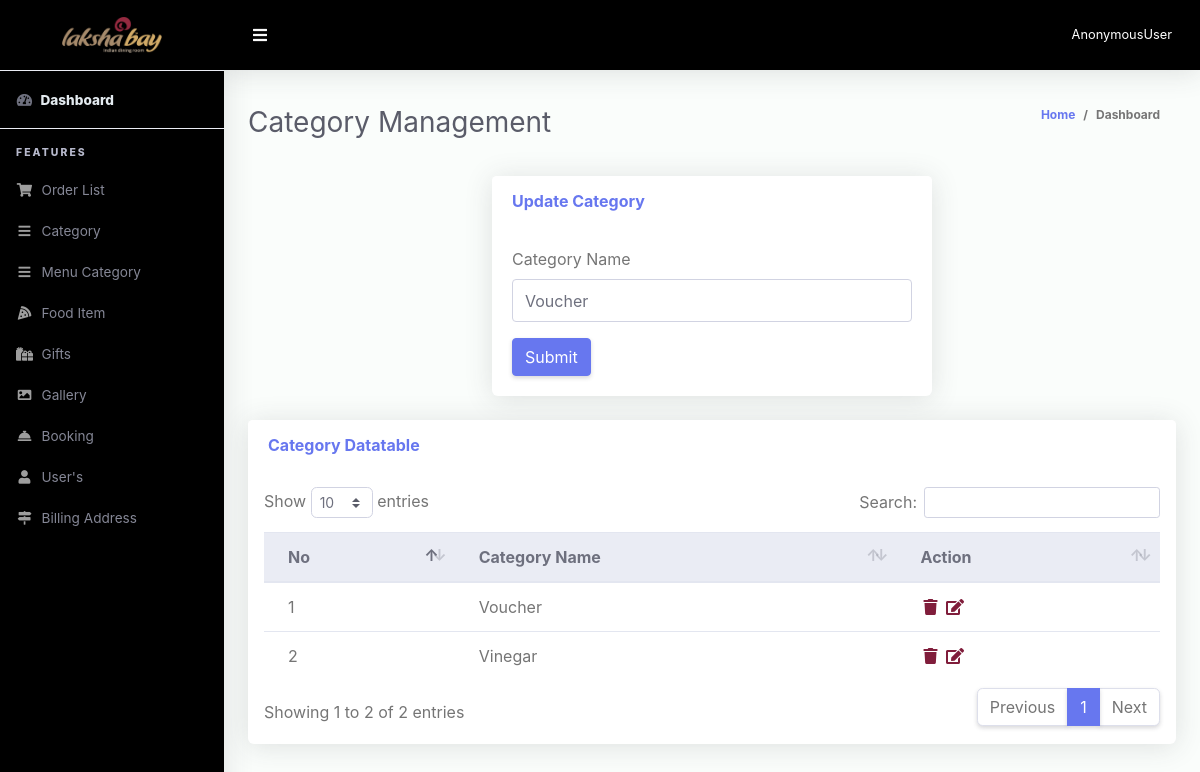
Page /superadmin/update/1 on the committed database.
### App_Lakshabay/models.py (models this page shows)
class category(models.Model):
    category_id = models.AutoField(primary_key=True)
    category_name = models.CharField(max_length=120, blank=False)
    def __str__(self):
        return self.category_name
    class Meta:
        verbose_name = _("Category")
        verbose_name_plural = _("Categories")

### App_Superadmin/views.py (the view)
# urls.py: path('update/<int:id>', views.CatUpdateView, name="category_update"),
def CatUpdateView(request, id):
    cat = category.objects.all()
    select_cat = category.objects.get(category_id=id)
    if request.method == "POST":
        cat_n = request.POST.get('cat_name')
        select_cat.category_name = cat_n
        select_cat.save()
        messages.success(request, 'Category succesfully updated', extra_tags="cat_add")
        return redirect('App_Superadmin:category')
    context = {
        'catego': cat,
        'select_cat': select_cat,
    }
    return render(request, 'App_Superadmin/updatecategoryview.html', context)

### templates/App_Superadmin/updatecategoryview.html (shortened to what this page needs)
{% extends 'App_Superadmin/base.html' %}
{% load static %}
{% block content %}
 <div class="container-fluid" id="container-wrapper">
          <div class="d-sm-flex align-items-center justify-content-between mb-4">
            <h1 class="h3 mb-0 text-gray-800">Category Management</h1>
            <ol class="breadcrumb">
              <li class="breadcrumb-item"><a href="{% url 'App_Lakshabay:index' %}">Home</a></li>
              <li class="breadcrumb-item active" aria-current="page">Dashboard</li>
            </ol>
          </div>
            <div class="col-lg-6 m-0 m-auto">
              <div class="card mb-4">
                <div class="card-header py-3 d-flex flex-row align-items-center justify-content-between">
                  <h6 class="m-0 font-weight-bold text-primary">Update Category</h6>
                </div>
                <div class="card-body">
                  <form method="post">{% csrf_token %}
                      <div class="form-group">
                          <label for="exampleInputEmail1">Category Name</label>
                          <input type="text" class="form-control" name="cat_name" value="{{ select_cat.category_name }}" required>
                    </div>
                    <button type="submit" class="btn btn-primary">Submit</button>
                  </form>
                </div>
              </div>
            </div>
          <div class="row mb-3">
          <div class="col-lg-12">
              <div class="card mb-4">
                <div class="card-header py-3 d-flex flex-row align-items-center justify-content-between">
                  <h6 class="m-0 font-weight-bold text-primary">Category Datatable</h6>
                </div>
                <div class="table-responsive p-3">
                  <table class="table align-items-center table-flush table-hover" id="dataTableHover">
                    <thead class="thead-light">
                      <tr>
                        <th>No</th>
                        <th>Category Name</th>
                        <th>Action</th>
                      </tr>
                    </thead>
                    <tbody>
                    {% for c in catego %}
                      <tr>
                        <td>{{ forloop.counter }}</td>
                        <td>{{ c }}</td>
                        <td>
                            <a href="{% url 'App_Superadmin:category_delete' c.category_id %}"  onclick="return confirm('Are you sure you want to delete this item?');">
                                <i class="fas fa-fw fa-trash" style="color: #801d3b;"></i>
                            </a>
                            <a href=""><i class="fas fa-fw fa-edit" style="color: #801d3b;"></i></a>
                        </td>
                      </tr>
                     {% endfor %}
                    </tbody>
                  </table>
                </div>
              </div>
            </div>
          </div>
        </div>
{% endblock %}

### rows in the picture
category: cat_name "Voucher", category_name "Voucher"
category: category_name "Vinegar"

### other values in the picture
{{ request.user }} "AnonymousUser"
